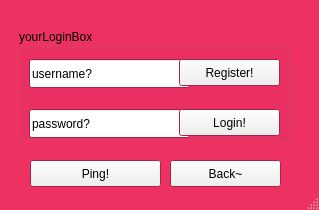
<?xml version="1.0" encoding="UTF-8"?>
<ui version="4.0">
 <class>LoginPage</class>
 <widget class="QMainWindow" name="LoginPage">
  <property name="geometry">
   <rect>
    <x>0</x>
    <y>0</y>
    <width>319</width>
    <height>210</height>
   </rect>
  </property>
  <property name="palette">
   <palette>
    <active>
     <colorrole role="Base">
      <brush brushstyle="SolidPattern">
       <color alpha="255">
        <red>255</red>
        <green>255</green>
        <blue>255</blue>
       </color>
      </brush>
     </colorrole>
     <colorrole role="Window">
      <brush brushstyle="SolidPattern">
       <color alpha="255">
        <red>237</red>
        <green>49</green>
        <blue>99</blue>
       </color>
      </brush>
     </colorrole>
    </active>
    <inactive>
     <colorrole role="Base">
      <brush brushstyle="SolidPattern">
       <color alpha="255">
        <red>255</red>
        <green>255</green>
        <blue>255</blue>
       </color>
      </brush>
     </colorrole>
     <colorrole role="Window">
      <brush brushstyle="SolidPattern">
       <color alpha="255">
        <red>237</red>
        <green>49</green>
        <blue>99</blue>
       </color>
      </brush>
     </colorrole>
    </inactive>
    <disabled>
     <colorrole role="Base">
      <brush brushstyle="SolidPattern">
       <color alpha="255">
        <red>237</red>
        <green>49</green>
        <blue>99</blue>
       </color>
      </brush>
     </colorrole>
     <colorrole role="Window">
      <brush brushstyle="SolidPattern">
       <color alpha="255">
        <red>237</red>
        <green>49</green>
        <blue>99</blue>
       </color>
      </brush>
     </colorrole>
    </disabled>
   </palette>
  </property>
  <property name="windowTitle">
   <string>MainWindow</string>
  </property>
  <widget class="QWidget" name="centralwidget">
   <widget class="QGroupBox" name="groupBox">
    <property name="geometry">
     <rect>
      <x>19</x>
      <y>29</y>
      <width>271</width>
      <height>111</height>
     </rect>
    </property>
    <property name="title">
     <string>yourLoginBox</string>
    </property>
    <widget class="QLineEdit" name="txt_username">
     <property name="geometry">
      <rect>
       <x>10</x>
       <y>30</y>
       <width>161</width>
       <height>29</height>
      </rect>
     </property>
     <property name="text">
      <string>username?</string>
     </property>
    </widget>
    <widget class="QLineEdit" name="txt_password">
     <property name="geometry">
      <rect>
       <x>10</x>
       <y>80</y>
       <width>161</width>
       <height>29</height>
      </rect>
     </property>
     <property name="inputMask">
      <string notr="true"/>
     </property>
     <property name="text">
      <string>password?</string>
     </property>
    </widget>
    <widget class="QPushButton" name="btn_login">
     <property name="geometry">
      <rect>
       <x>160</x>
       <y>80</y>
       <width>101</width>
       <height>27</height>
      </rect>
     </property>
     <property name="text">
      <string>Login!</string>
     </property>
    </widget>
    <widget class="QPushButton" name="btn_register">
     <property name="geometry">
      <rect>
       <x>160</x>
       <y>30</y>
       <width>101</width>
       <height>27</height>
      </rect>
     </property>
     <property name="text">
      <string>Register!</string>
     </property>
    </widget>
   </widget>
   <widget class="QPushButton" name="btn_ping">
    <property name="geometry">
     <rect>
      <x>30</x>
      <y>160</y>
      <width>131</width>
      <height>27</height>
     </rect>
    </property>
    <property name="text">
     <string>Ping!</string>
    </property>
   </widget>
   <widget class="QPushButton" name="btn_back">
    <property name="geometry">
     <rect>
      <x>170</x>
      <y>160</y>
      <width>111</width>
      <height>27</height>
     </rect>
    </property>
    <property name="text">
     <string>Back~</string>
    </property>
   </widget>
  </widget>
  <widget class="QStatusBar" name="statusbar"/>
 </widget>
 <resources/>
 <connections/>
</ui>
